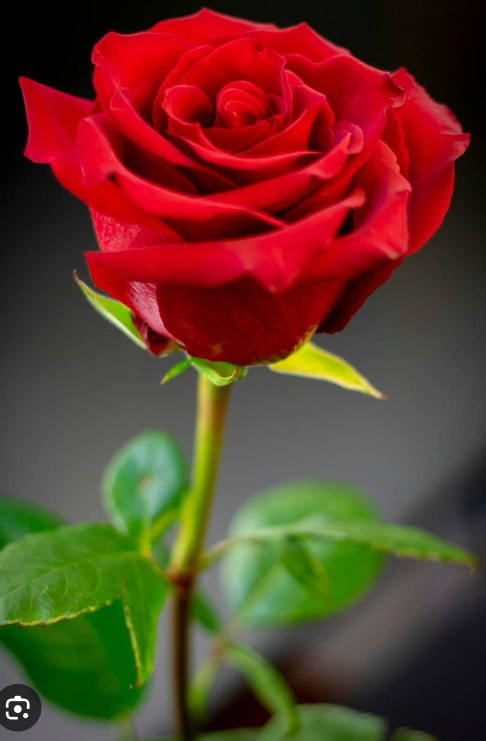
#> input picture launch/rose.jpg, 971 x 1482 px, given in place of the camera (shown at 1/2 size)
$ python blob.py
#> lines starting #> are read from the running program, lines starting #| are printed output that depends on the picture; after the words box and inside, x2 and y2 are one past the last pixel; in counts of white or black regions, pixels touching at a corner belong together
import cv2
import numpy as np;
import time
## Right
font = cv2.FONT_HERSHEY_SIMPLEX
# [11 lines of commented-out code are left out]

hsvMin = (10,100,10)    #real Yellow HSV :  [[[ 15 180 185]]], BRG Format:  [204 142 70]
hsvMax = (80,255,250)
#hsvMin = (10,150,150)    #real Yellow HSV :  [[[ 16 168 204]]], BRG Format:  [204 142 70]
#hsvMax = (20,190,190)

params = cv2.SimpleBlobDetector_Params()

params.minThreshold = 0;
params.maxThreshold = 100;

params.filterByArea = True
params.minArea = 1000
params.maxArea = 20000


params.filterByConvexity = False
params.minConvexity = 0.5

params.filterByInertia = False
params.minInertiaRatio = 0.5

cap = cv2.VideoCapture(1)
#cap = cv2.VideoCapture(0, cv2.CAP_DSHOW)
#cap = cv2.VideoCapture(2, cv2.CAP_DSHOW)

duty = 1500

def main():
        while True:
                _, frame = cap.read()
#> frame is the input picture: shape (1482, 971, 3); mean B, G, R 41.1, 58.8, 98.1
##                print("Shape of the image", frame.shape)      480*640
                #crop = frame[1:320, 1:360]
                #frame = crop
                hsv = cv2.cvtColor(frame, cv2.COLOR_BGR2HSV)
#> hsv: shape (1482, 971, 3); mean H, S, V 62.3, 140.3, 109.2

                mask = cv2.inRange(hsv, hsvMin, hsvMax)
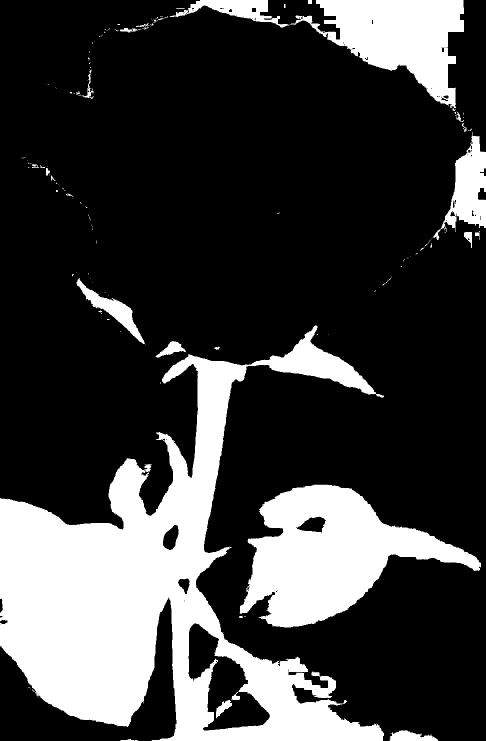
#> mask: shape (1482, 971) (shown at 1/2 size); 24.4% white; 143 white regions (112 under 20 px), largest, box (x1, y1, x2, y2) and area: (0, 651, 768, 1482) 223466, (479, 969, 962, 1255) 67672, (339, 0, 928, 216) 41163

                mask = cv2.erode(mask, None, iterations=3)
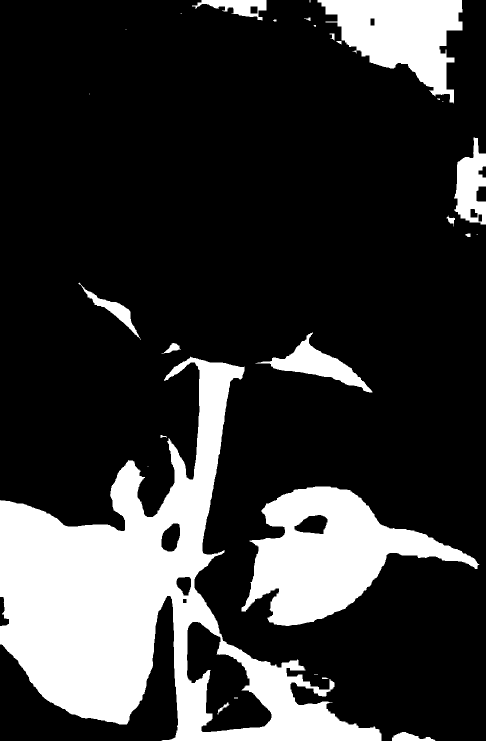
#> mask: shape (1482, 971) (shown at 1/2 size); 21.4% white; 29 white regions (11 under 20 px), largest, box (x1, y1, x2, y2) and area: (0, 713, 763, 1482) 194034, (483, 973, 959, 1252) 61159, (635, 0, 925, 207) 31850
                mask = cv2.dilate(mask, None, iterations=3)
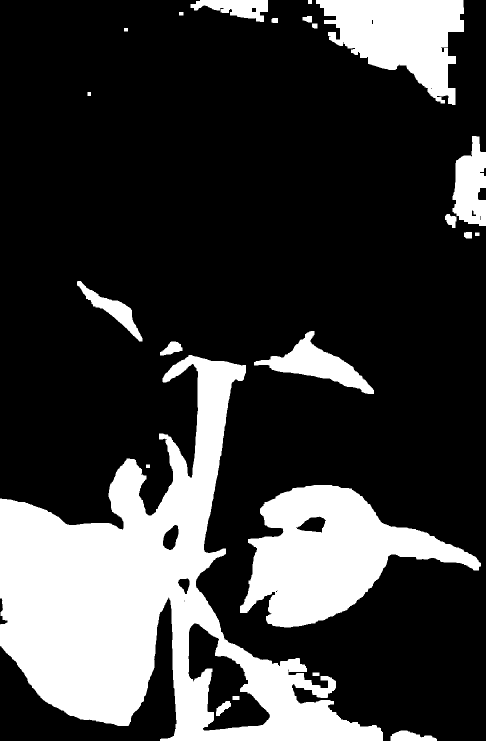
#> mask: shape (1482, 971) (shown at 1/2 size); 24% white; 23 white regions, largest, box (x1, y1, x2, y2) and area: (0, 710, 766, 1482) 212089, (480, 970, 962, 1255) 67399, (632, 0, 928, 210) 35429

                detector = cv2.SimpleBlobDetector_create(params)

                reversemask = 255-mask

                keypoints = detector.detect(reversemask)
#> keypoints = 2 keypoints; (x, y, size): (634, 730, 136), (225, 619, 92)

                blobCount = len(keypoints)
#> blobCount = 2

                text = "Count7=" + str(blobCount)
#> text = 'Count7=2'
                cv2.putText(frame, text, (5,25), font, 1, (0, 255, 0), 2)


                if blobCount > 0:
                        blob_x = keypoints[0].pt[0]
#> blob_x = 634
                        text2 = "X=" + "{:.2f}".format(blob_x )
#> text2 = 'X=633.95'
                        cv2.putText(frame, text2, (5,50), font, 1, (0, 255, 0), 2)

                        blob_y = keypoints[0].pt[1]
#> blob_y = 730.1
                        text3 = "Y=" + "{:.2f}".format(blob_y)
#> text3 = 'Y=730.10'
                        cv2.putText(frame, text3, (5,75), font, 1, (0, 255, 0), 2)

                        blob_size = keypoints[0].size
#> blob_size = 136
                        text4 = "S=" + "{:.2f}".format(blob_size)
#> text4 = 'S=136.05'
                        cv2.putText(frame, text4, (5,100), font, 1, (0, 255, 0), 2)

                        cv2.circle(frame, (int(blob_x),int(blob_y)), int(blob_size / 2), (0, 255, 0), 2)

                        x = int(blob_x)
#> x = 633
                        y = int(blob_y)
#> y = 730
                        #colorsB = frame[blob_y,blob_x,0]
                        colorsB = frame[y,x,0]
#> colorsB = 1
                        colorsG = frame[y,x,1]
#> colorsG = 222
                        colorsR = frame[y,x,2]
#> colorsR = 220
                        colors = frame[y,x]
#> colors = [1, 222, 220]
                        hsv_value= np.uint8([[[colorsB ,colorsG,colorsR ]]])
#> hsv_value = [[1, 222, 220]]
                        hsv = cv2.cvtColor(hsv_value,cv2.COLOR_BGR2HSV)
#> hsv = [[30, 254, 222]]
                        text5 = "HSV=" + str(hsv[0, 0, 0])+','+ str(hsv[0, 0, 1])+','+ str(hsv[0, 0, 2])
#> text5 = 'HSV=30,254,222'
                        cv2.putText(frame, text5, (5,125), font, 1, (0, 0, 255), 2)
                        text6 = "RGB=" + str(colorsR)+','+ str(colorsG)+','+ str(colorsB)
#> text6 = 'RGB=220,222,1'
                        cv2.putText(frame, text6, (5,150), font, 1, (0, 0, 255), 2)

                        height, width, channels = frame.shape
#> height = 1482; width = 971; channels = 3
                        text7 = "Img:W=" + str(width)+',H='+ str(height)+',Ch='+ str(channels)
#> text7 = 'Img:W=971,H=1482,Ch=3'
                        cv2.putText(frame, text7, (5,175), font, 1, (0, 0, 255), 2)
                        FOV_x = 12.5 # from Measurement
                        FOV_y = 10.0 # from Measurement
                        text8 = "FOV(mm.)" + str(FOV_x) + ',' + str(FOV_y)
                        cv2.putText(frame, text8, (5,200), font, 1, (0, 0, 255), 2)
                        pos_x = (blob_x/width)*FOV_x;
#> pos_x = 8.16
                        pos_y = (blob_y/height)*FOV_y;
#> pos_y = 4.93
                        text9 = "Pos(mm)=" + "{:.2f}".format(pos_x) + ',' + "{:.2f}".format(pos_y)
#> text9 = 'Pos(mm)=8.16,4.93'
                        cv2.putText(frame, text9, (5,225), font, 1, (0, 0, 255), 2)

                        blob_Ang = keypoints[0].angle
#> blob_Ang = -1
                        text10 = "Ang=" + "{:.2f}".format(blob_Ang)
#> text10 = 'Ang=-1.00'
                        cv2.putText(frame, text10, (5,250), font, 1, (0, 0, 255), 2)

                        blob_Res = keypoints[0].response
#> blob_Res = 0
                        text11 = "Res=" + "{:.2f}".format(blob_Res)
#> text11 = 'Res=0.00'
                        cv2.putText(frame, text11, (5,270), font, 1, (0, 0, 255), 2)

                        blob_Oct = keypoints[0].octave
#> blob_Oct = 0
                        text11 = "Octave=" + "{:.2f}".format(blob_Oct)
#> text11 = 'Octave=0.00'
                        cv2.putText(frame, text11, (5,290), font, 1, (0, 0, 255), 2)
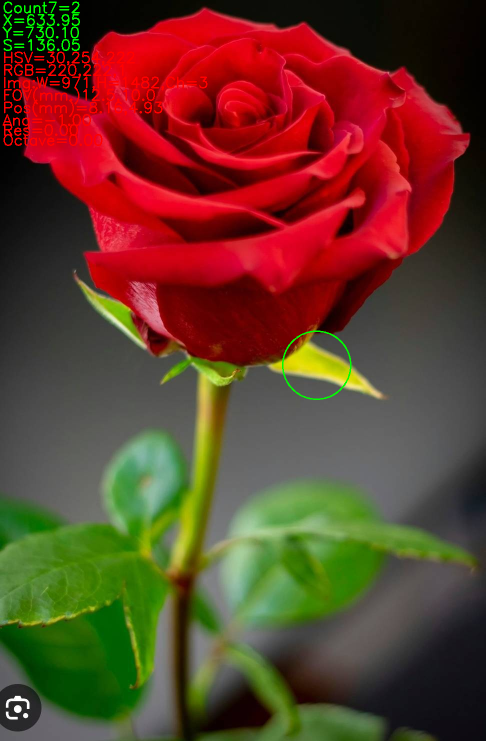
#> frame: shape (1482, 971, 3) (shown at 1/2 size); mean B, G, R 40.9, 59.6, 99.3

        # [6 lines of commented-out code are left out]

                cv2.imshow("Blob detection", frame)

                print(text)
#| Count7=2

                key = cv2.waitKey(1)
#> (key q is pressed here)
                if key == 27:   #ESC Key
                        cap.release()
                        cv2.destroyAllWindows()
                        break


if __name__ == "__main__":
    main()


import cv2
import numpy as np

# 1. ตั้งค่าพารามิเตอร์สำหรับ SimpleBlobDetector
params = cv2.SimpleBlobDetector_Params()

# กำหนดช่วง Threshold สำหรับการแปลงภาพเป็นขาว-ดำ (Binarization)
params.minThreshold = 10
params.maxThreshold = 200

# การกรองตามขนาดพื้นที่ (Area): ช่วยลด Noise จากกล้อง
params.filterByArea = True
params.minArea = 150 # ปรับเพิ่มขึ้นหากมีจุดรบกวนเล็กๆ มากเกินไป

# การกรองตามรูปทรง (Circularity, Convexity, Inertia)
params.filterByCircularity = True
params.minCircularity = 0.1 # ตรวจจับวัตถุที่มีความกลมในระดับหนึ่ง

params.filterByConvexity = True
params.minConvexity = 0.87 # ตรวจจับวัตถุที่มีความนูน

params.filterByInertia = True
params.minInertiaRatio = 0.01 # ตรวจจับวัตถุตามความเรียวยาว

# 2. สร้าง Detector จากพารามิเตอร์ที่ตั้งไว้
detector = cv2.SimpleBlobDetector_create(params)

# 3. เปิดกล้อง (ลองเปลี่ยนเลขเป็น 0, 1 หรือ 2 ตามพอร์ตที่ใช้งาน)
cap = cv2.VideoCapture(1)

if not cap.isOpened():
    print("Error: ไม่สามารถเปิดกล้องได้!")
    exit()

print("เริ่มการตรวจจับ... กด 'q' เพื่อปิดโปรแกรม")

while True:
    ret, frame = cap.read()
    if not ret:
        break

    # 4. แปลงภาพเป็น Gray Scale เพราะ Detector ต้องการภาพแชนแนลเดียว
    gray = cv2.cvtColor(frame, cv2.COLOR_BGR2GRAY)
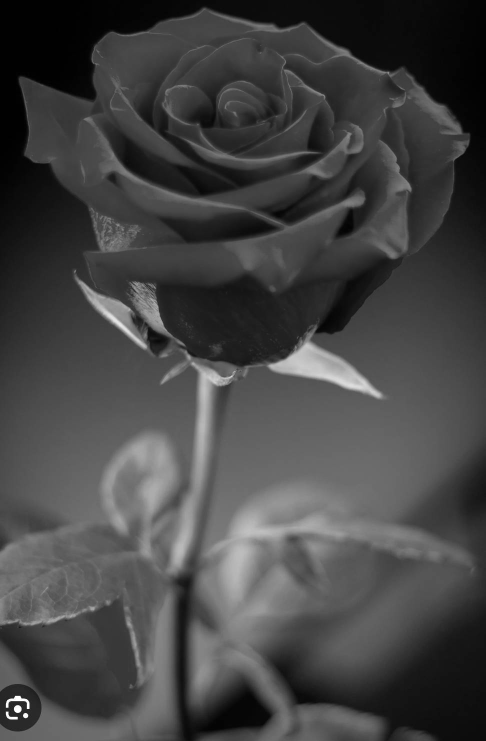
#> gray: shape (1482, 971) (shown at 1/2 size); min 0, max 255, mean 68.5

    # 5. ตรวจจับ Blobs
    keypoints = detector.detect(gray)
#> keypoints = 7 keypoints; (x, y, size): (628, 285, 60.8), (447, 797, 60), (613, 320, 45.1), (696, 448, 36.2), (785, 175, 35.6), (226, 357, 25.6), (277, 642, 22.1)

    # 6. วนลูปเพื่อดึงพิกัด x, y และแสดงผล
    for kp in keypoints:
        # พิกัด x และ y (ค่ากลางของ Blob)
        x = int(kp.pt[0])
        y = int(kp.pt[1])
        # ขนาดพิกเซลของ Blob
        size = kp.size

        # แสดงพิกัดใน Terminal
        print(f"พบวัตถุที่: X={x}, Y={y}, Size={size:.2f}")

        # วาดพิกัดและวงกลมกำกับบนหน้าจอ
        cv2.putText(frame, f"({x}, {y})", (x + 10, y - 10),
                    cv2.FONT_HERSHEY_SIMPLEX, 0.5, (0, 255, 0), 1)
        cv2.circle(frame, (x, y), 5, (0, 255, 0), -1)
#> this loop made 7 passes
#> (kp, x, y, size) on passes 1 to 7: (keypoint at (696.3, 448.2), size 36.2, 696, 448, 36.24), (keypoint at (628.4, 284.5), size 60.8, 628, 284, 60.8), (keypoint at (612.5, 319.9), size 45.1, 612, 319, 45.12), (keypoint at (276.7, 641.7), size 22.1, 276, 641, 22.12), (keypoint at (225.7, 357.4), size 25.6, 225, 357, 25.6), (keypoint at (785.2, 174.6), size 35.6, 785, 174, 35.55), (keypoint at (446.7, 796.6), size 60, 446, 796, 60.01)
#| พบวัตถุที่: X=696, Y=448, Size=36.24
#| พบวัตถุที่: X=628, Y=284, Size=60.80
#| พบวัตถุที่: X=612, Y=319, Size=45.12
#| พบวัตถุที่: X=276, Y=641, Size=22.12
#| พบวัตถุที่: X=225, Y=357, Size=25.60
#| พบวัตถุที่: X=785, Y=174, Size=35.55
#| พบวัตถุที่: X=446, Y=796, Size=60.01
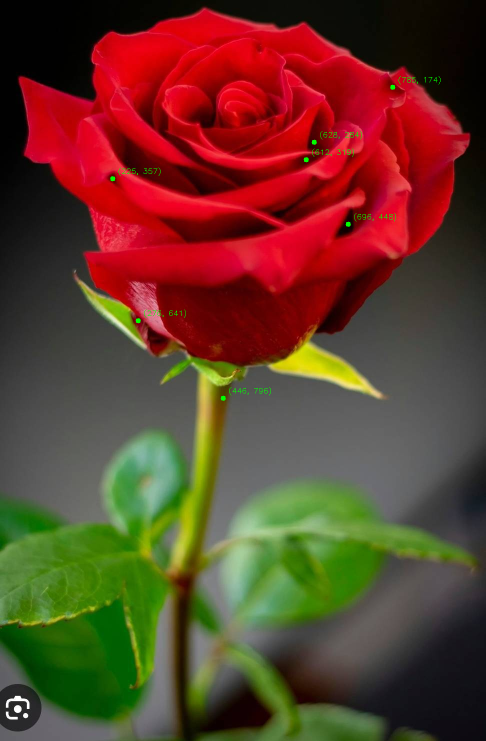
#> frame: shape (1482, 971, 3) (shown at 1/2 size); 0.13% of pixels changed, all inside (x1, y1, x2, y2) = (220, 152, 881, 802)

    # 7. วาดวงกลมสีแดงตามขนาด Blob จริง
    output = cv2.drawKeypoints(frame, keypoints, np.array([]), (0, 0, 255),
                               cv2.DRAW_MATCHES_FLAGS_DRAW_RICH_KEYPOINTS)

    # 8. แสดงผลลัพธ์
    cv2.imshow("Real-time Blob Detection & Coordinates", output)

    # กด 'q' เพื่อหยุดการทำงาน
    if cv2.waitKey(1) & 0xFF == ord('q'):
#> (key q is pressed here)
        break

# คืนค่าทรัพยากร
cap.release()
cv2.destroyAllWindows()
